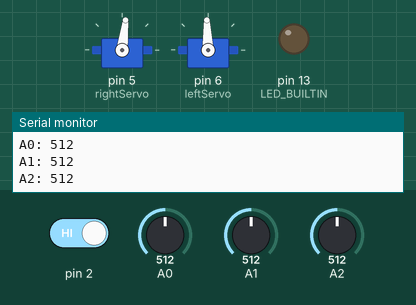
Simulated run of this sketch. Board: Arduino Uno, built with avr-gcc and run on an emulated ATmega328P. Shown: 2 × servo, output pins drawn as LEDs (lit = HIGH), the last lines printed to the serial monitor. The test bench sets the inputs (shaded band); at power-on: pin 2 HIGH, A0 = 512, A1 = 512, A2 = 512.

Above: at 1.7 s.
1.8 s: pin 2 driven LOW
4.5 s: pin 2 driven HIGH
At 5.4 s:
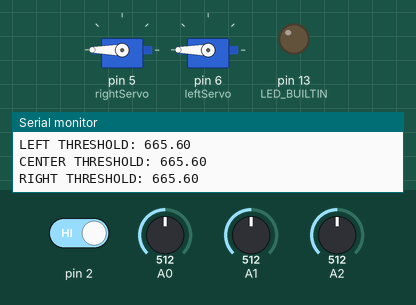
6.4 s: A0 set to 755
8.3 s: A0 set to 786
At 9.4 s:
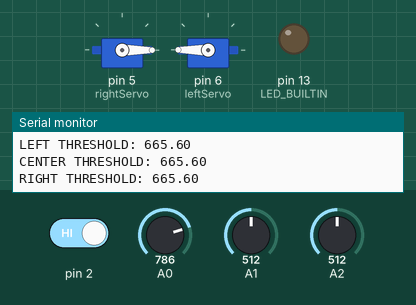
10.2 s: A1 set to 753
12.1 s: A1 set to 780
At 13.5 s:
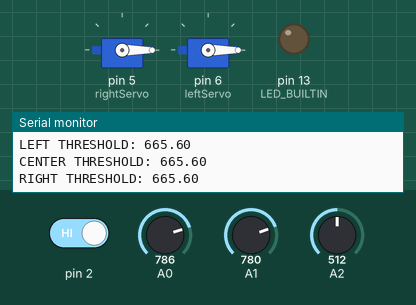
Timing chart, 0 to 15.0 s (numbered marks = the images above; inputs shaded):
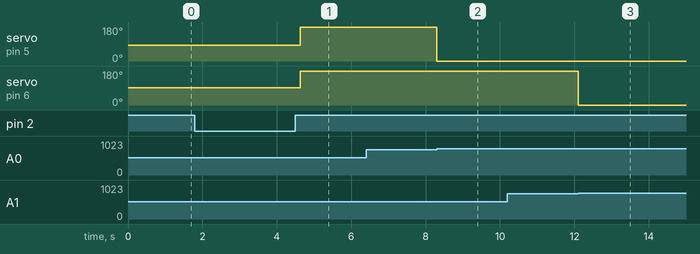

Measured:
- the behaviour switches between 767 and 768 on A0 (found by bisection; images 1 and 2)
- the behaviour switches between 767 and 768 on A1 (found by bisection; images 2 and 3)
- after the input at 4.5 s, servo on pin 5 (rightServo): 83° → 180° after 0.13 s; servo on pin 6 (leftServo): 92° → 180° after 0.13 s
- after the input at 6.4 s, every drawn part: stays the same
- after the input at 8.3 s, servo on pin 5 (rightServo): 180° → 0° at once
- after the input at 10.2 s, every drawn part: stays the same
- after the input at 12.1 s, servo on pin 6 (leftServo): 180° → 0° at once

The sketch:

lineFollowingRobot.ino
```cpp
#include <Servo.h>
#include <stdio.h>
#define DEBUG

Servo leftServo;
Servo rightServo;

    int ldrLeft;
    int ldrCenter;
    int ldrRight;

  bool btnBlackRead;

  int leftDarkInt;
  int centerDarkInt;
  int rightDarkInt;

  int lightCal = 0;


//merged all robot movement functions into onto for easier integration further down.

// 0 = forward | 1 = right | 2 = stop | 3 = left - clockwise

void moveRobot( int moveTime, int moveDirection ){

   if ( moveDirection == 0 ) {

   rightServo.write(-20); //20 -go 88 -stop
   leftServo.write(200); //160 -go 81 -stop
   delay(moveTime*1000);

    }

   if ( moveDirection == 1 ) {


   rightServo.write(200); //20 -go 88 -stop
   leftServo.write(200); //160 -go 81 -stop
   delay(moveTime*1000);

    }

    if ( moveDirection == 2 || moveDirection > 3) {
   rightServo.write(83); //20 -go 83 -stop
   leftServo.write(92); //160 -go 91 -stop
   delay(500);


    }


   if ( moveDirection == 3 ) {

   rightServo.write(0); //20 -go 88 -stop
   leftServo.write(0); //160 -go 81 -stop
   delay(moveTime*1000);

    }


  }


void setup() {
  // put your setup code here, to run once:


  Serial.begin(9600);

  //Btn setup
  pinMode(2, INPUT);
  pinMode(4, INPUT);

  //LDR setup
  pinMode(A0, INPUT);
  pinMode(A1, INPUT);
  pinMode(A2, INPUT);

  //Servo setup
  rightServo.attach(5);
  leftServo.attach(6);

    ldrLeft = analogRead(A0);
  ldrCenter = analogRead(A1);
  ldrRight = analogRead(A2);

     pinMode(LED_BUILTIN, OUTPUT);


  digitalWrite(LED_BUILTIN, LOW);    // turn the LED off by making the voltage LOW


//stop robot for 0 seconds
moveRobot(0,2);


}

void loop() {


  btnBlackRead = digitalRead(2);

  ldrLeft = analogRead(A0);
  ldrCenter = analogRead(A1);
  ldrRight = analogRead(A2);

  #ifdef DEBUG

  Serial.print("A0: ");
  Serial.println(ldrLeft);
  Serial.print("A1: ");
  Serial.println(ldrCenter);;
  Serial.print("A2: ");
  Serial.println(ldrRight);

  delay(1000);

  #endif

  //moveRobot(0,2);


       // put your main code here, to run repeatedly:

 while ( btnBlackRead == LOW ){

          btnBlackRead = digitalRead(2);

  Serial.print("A0: ");
  Serial.println(ldrLeft);
  Serial.print("A1: ");
  Serial.println(ldrCenter);;
  Serial.print("A2: ");
  Serial.println(ldrRight);

  leftDarkInt = ldrLeft ;
  centerDarkInt = ldrCenter ;
  rightDarkInt = ldrRight ;

    Serial.print("LEFT THRESHOLD: ");
  Serial.println( leftDarkInt*1.3 );
  Serial.print("CENTER THRESHOLD: ");
  Serial.println(centerDarkInt*1.3);;
  Serial.print("RIGHT THRESHOLD: ");
  Serial.println(rightDarkInt*1.3);


  lightCal++;


        }


                   while ( lightCal >= 1 && ldrLeft < leftDarkInt*1.5){

                    ldrLeft = analogRead(A0);

              moveRobot(0,1);


      }


              while (lightCal >= 1 && ldrCenter < centerDarkInt*1.5){

                    ldrCenter = analogRead(A1);

              moveRobot(0,0);


      }


                 while (lightCal >= 1 && ldrRight < rightDarkInt*1.5){

                    ldrRight = analogRead(A2);

              moveRobot(0,3);


      }

        moveRobot(0,2);
//      while ( lightCal >= 1 && ldrRight > rightDarkInt && ldrCenter > centerDarkInt && ldrLeft > leftDarkInt ){
//
//               ldrLeft = analogRead(A0);
//               ldrCenter = analogRead(A1);
//               ldrRight = analogRead(A2);
//
//
//              moveRobot(0,2);
//              // moveRobot(0,0);
//
//
//        }


  }
```
